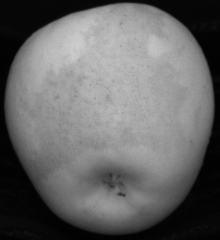
#> input picture asset/second_task/C0_000005.png, 220 x 240 px, found by its file name
$ python second_task.py
#> lines starting #> are read from the running program, lines starting #| are printed output that depends on the picture; after the words box and inside, x2 and y2 are one past the last pixel; in counts of white or black regions, pixels touching at a corner belong together; long printed decimals are rounded
from enum import Enum
import cv2
from cv2 import pointPolygonTest
from cv2 import COVAR_NORMAL
import numpy as np
from matplotlib import pyplot as plt
from colorthief import ColorThief

class ColorSpace(Enum):
    RGB=0
    LUV=1
    HSL=2

class Image_num(Enum):
    IMG4=0
    IMG5=1

IMAGE=Image_num.IMG5

if(IMAGE==Image_num.IMG4):
    imgpath_ir="./asset/second_task/C0_000004.png"
    imgpath_col="./asset/second_task/C1_000004.png"
    X_MIN = 124
    X_MAX = 135
    Y_MIN = 94
    Y_MAX = 105

elif(IMAGE==Image_num.IMG5):
    imgpath_ir="./asset/second_task/C0_000005.png"
    imgpath_col="./asset/second_task/C1_000005.png"
    X_MIN = 139
    X_MAX = 144
    Y_MIN = 152
    Y_MAX = 157

COLOR_SPACE=ColorSpace.RGB


image=cv2.imread(imgpath_ir,cv2.IMREAD_GRAYSCALE)
#> image is the input picture: shape (240, 220); min 1, max 208, mean 102.8
img = cv2.imread(imgpath_col)
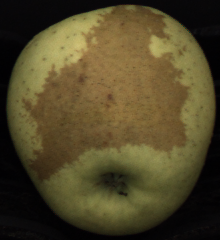
#> input picture asset/second_task/C1_000005.png, 220 x 240 px, found by its file name
#> img is the input picture: shape (240, 220, 3); mean B, G, R 40.3, 70.6, 80.5
final_img=img.copy()

t_image=cv2.adaptiveThreshold(image,255,cv2.ADAPTIVE_THRESH_GAUSSIAN_C,cv2.THRESH_BINARY_INV,11,2)
#> t_image: shape (240, 220); 22.3% white in thin lines or dots
kernel_opcl=cv2.getStructuringElement(cv2.MORPH_CROSS,(3,3))
opened=cv2.morphologyEx(t_image,cv2.MORPH_OPEN,kernel_opcl)
#> opened: shape (240, 220); 8.8% white; 190 white regions (178 under 20 px)

contours,hier=cv2.findContours(opened,cv2.RETR_TREE,cv2.CHAIN_APPROX_SIMPLE)
#> contours = 194 contours, 188 with area under 20; largest, box (x1, y1, x2, y2) and area: (0, 0, 219, 239) 40930, (3, 2, 215, 236) 38588, (102, 180, 115, 189) 34, (105, 95, 114, 104) 22, (156, 30, 164, 38) 22, (116, 192, 126, 197) 20
contours=list(contours)
contours.sort(key=cv2.contourArea,reverse=True)
blank=np.zeros(image.shape,np.uint8)
blank2=np.zeros(image.shape,np.uint8)
cv2.drawContours(blank,contours,1,(255,255,255),-1)
#> blank: shape (240, 220); 73.7% white; 1 black region, box (x1, y1, x2, y2) and area: (0, 0, 220, 240) 13891
cv2.drawContours(blank2,contours,1,(255,255,255),28)
#> blank2: shape (240, 220); 33% white; 1 white region, box (x1, y1, x2, y2) and area: (0, 0, 220, 240) 17439

kernel_opcl=cv2.getStructuringElement(cv2.MORPH_RECT,(5,5))
mask=cv2.morphologyEx(blank,cv2.MORPH_OPEN,kernel_opcl)
#> mask: shape (240, 220); 73.7% white; 1 black region, box (x1, y1, x2, y2) and area: (0, 0, 220, 240) 13893

masked=cv2.bitwise_and(img,img,mask=mask)

plt.imshow(masked,vmin=0, vmax=255)
plt.show()

# converting to LAB color space
lab= cv2.cvtColor(masked, cv2.COLOR_BGR2LAB)
#> lab: shape (240, 220, 3); mean of channels 0, 1, 2 75, 127.4, 146.7
l_channel, a, b = cv2.split(lab)
# Applying CLAHE to L-channel
clahe = cv2.createCLAHE(clipLimit=5.0, tileGridSize=(9,9))
cl = clahe.apply(l_channel)
# merge the CLAHE enhanced L-channel with the a and b channel
limg = cv2.merge((cl,a,b))
#> limg: shape (240, 220, 3); mean of channels 0, 1, 2 94.5, 127.4, 146.7
# Converting image from LAB Color model to BGR color spcae
enhanced_img = cv2.cvtColor(limg, cv2.COLOR_LAB2BGR)
# Stacking the original image with the enhanced image
result = np.hstack((masked, enhanced_img))
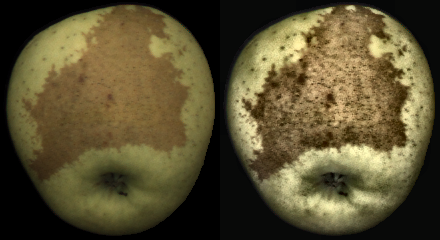
#> result: shape (240, 440, 3); mean B, G, R 48.3, 79.5, 89.3
masked=enhanced_img.copy()


ch1=0
ch2=0
ch3=0
counter=0
for i in range(Y_MIN, Y_MAX):
    for j in range(X_MIN, X_MAX):
        counter=counter+1
        ch1=ch1+masked[i,j][0]
        ch2=ch2+masked[i,j][1]
        ch3=ch3+masked[i,j][2]
        final_img[i,j] = [255,255,255]
#> after the loop, ch1 = 4320; ch2 = 5875; ch3 = 6047; counter = 25
mean_ch1=ch1/counter
#> mean_ch1 = 172.8
mean_ch2=ch2/counter
#> mean_ch2 = 235
mean_ch3=ch3/counter
#> mean_ch3 = 241.9
mymean=np.array([mean_ch1,mean_ch2,mean_ch3])
#> mymean = [172.8, 235, 241.9]
color_pixel = np.zeros((1,1,3), dtype="uint8")
color_pixel[0][0][0] = mymean[0]
color_pixel[0][0][1] = mymean[1]
color_pixel[0][0][2] = mymean[2]


if (COLOR_SPACE==ColorSpace.RGB):
    mymean=cv2.cvtColor(color_pixel, cv2.COLOR_BGR2RGB)[0][0]
    masked = cv2.cvtColor(masked, cv2.COLOR_BGR2RGB)
elif (COLOR_SPACE==ColorSpace.LUV):
    mymean=cv2.cvtColor(color_pixel, cv2.COLOR_BGR2Luv)[0][0]
    masked = cv2.cvtColor(masked, cv2.COLOR_BGR2Luv)
elif (COLOR_SPACE==ColorSpace.HSL):
    mymean=cv2.cvtColor(color_pixel, cv2.COLOR_BGR2HLS)[0][0]
    masked = cv2.cvtColor(masked, cv2.COLOR_BGR2HLS)


# CREATE COVAR MATRIX
cropped_selection = masked[Y_MIN:Y_MAX,X_MIN:X_MAX]

cropped_selection=cv2.medianBlur(cropped_selection, 9)


fc,sc,tc=cv2.split(cropped_selection)
#> fc = [[247, 247, 247, 247, 247], [244, 244, 247, 247, 247], [242, 244, 244, 247, 247], [241, 242, 244, 247, 247], [241, 241, 242, 244, 247]]; sc = [[239, 239, 239, 239, 239], [237, 237, 239, 239, 239], [235, 237, 237, 239, 239], [234, 235, 237, 239, 239], [234, 234, 235, 237, 240]]; tc = [[178, 179, 179, 179, 179], [175, 175, 179, 179, 179], [171, 175, 175, 179, 179], [170, 171, 175, 178, 179], [170, 170, 171, 175, 179]]
fc_flat=fc.flatten()
#> fc_flat = 25 values, max 247 at index 0, min 241 at index 15, mean 245
sc_flat=sc.flatten()
#> sc_flat = 25 values, max 240 at index 24, min 234 at index 15, mean 237.5
tc_flat=tc.flatten()
#> tc_flat = 25 values, max 179 at index 1, min 170 at index 15, mean 175.9

flattened=np.array([fc_flat,sc_flat,tc_flat])
print(flattened.shape)
#| (3, 25)
covar,mean_out=cv2.calcCovarMatrix(flattened, mean=mymean, flags=cv2.COVAR_ROWS)
#> covar = [[16267, 11498.7, -27765.7], [11498.7, 8135.3, -19634], [-27765.7, -19634, 47399.7]]
print(covar)
#| [[ 16267.          11498.667 -27765.667]
#|  [ 11498.667   8135.333 -19634.        ]
#|  [-27765.667 -19634.          47399.667]]
print(np.linalg.det(covar))
#| 1.2892875626372587e-06

# INVERT COVAR MATRIX
u,s,v=np.linalg.svd(covar, full_matrices=True)
#> u = [[-0.476, 0.663, 0.577], [-0.337, -0.744, 0.577], [0.813, 0.0805, 0.577]]; s = [71797.1, 4.94, 6.58e-12]; v = [[-0.476, -0.337, 0.813], [0.663, -0.744, 0.0805], [0.577, 0.577, 0.577]]
inv_cov=np.dot(v.transpose(),np.dot(np.diag(s**-1),u.transpose()))
#> inv_cov = [[5.07e+10, 5.07e+10, 5.07e+10], [5.07e+10, 5.07e+10, 5.07e+10], [5.07e+10, 5.07e+10, 5.07e+10]]
print(inv_cov)
#| [[5.06830535e+10 5.06830535e+10 5.06830535e+10]
#|  [5.06830535e+10 5.06830535e+10 5.06830535e+10]
#|  [5.06830535e+10 5.06830535e+10 5.06830535e+10]]

# CALC MAHALANOBIS DISTANCE FOR EACH PIXEL
mymean=mymean.astype(np.float32)
masked=masked.astype(np.float32)
inv_cov=inv_cov.astype(np.float32)
dist=np.zeros((masked.shape[0],masked.shape[1]),np.double)
for i, c in enumerate(masked):
    for j, k in enumerate(masked[i]):
        dist[i,j]=cv2.Mahalanobis(masked[i][j],mymean,inv_cov)
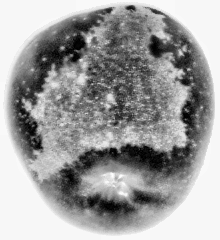
#> dist: shape (240, 220) float64; min 0, max 144307668.2, mean 90208584.6; drawn with min black and max white


max_dist=np.max(dist)
#> max_dist = 144307668.2
min_dist=np.min(dist)
#> min_dist = 0
#plt.imshow(dist, cmap='twilight',vmin=min_dist, vmax=max_dist)
#plt.show()

OldRange = (max_dist - min_dist)
#> OldRange = 144307668.2

map_fcn=lambda x:np.uint8(((x - min_dist) * 255) / OldRange)
mapped_dist=map_fcn(dist)
mapped_dist=cv2.applyColorMap(mapped_dist,cv2.COLORMAP_TWILIGHT)
#> mapped_dist: shape (240, 220, 3)
cv2.imshow("We fratm", mapped_dist)
cv2.waitKey(0)

# From here inrange function to capture the russet

# inRange function works only on HSV images
mapped_dist = cv2.cvtColor(mapped_dist, cv2.COLOR_BGR2HSV)
#> mapped_dist: shape (240, 220, 3); mean H, S, V 133.8, 111.8, 164.8

# lower mask (0-10)
lower_red = np.array([0,50,50])
upper_red = np.array([10,255,255])
mask0 = cv2.inRange(mapped_dist, lower_red, upper_red)
#> mask0: shape (240, 220); 8.1% white in thin lines or dots

# upper mask (170-180)
lower_red = np.array([140,50,50])
upper_red = np.array([180,255,255])
mask1 = cv2.inRange(mapped_dist, lower_red, upper_red)
#> mask1: shape (240, 220); 34% white; 152 white regions (147 under 20 px), largest, box (x1, y1, x2, y2) and area: (8, 5, 214, 232) 17278, (97, 77, 117, 89) 77, (177, 45, 187, 58) 59, (98, 63, 105, 69) 21, (118, 78, 125, 83) 21

# join my masks
mask = mask0+mask1
#> mask: shape (240, 220); 42.1% white; 118 white regions (113 under 20 px), largest, box (x1, y1, x2, y2) and area: (6, 4, 215, 234) 21616, (97, 77, 117, 89) 83, (177, 45, 187, 58) 70, (98, 63, 105, 69) 21, (118, 78, 125, 83) 21

# set my output img to zero everywhere except my mask
output_img = mapped_dist.copy()
output_img[np.where(mask==0)] = 0
#> output_img: shape (240, 220, 3); mean H, S, V 53.9, 72, 49.9
cv2.imshow("Ranged",output_img)
cv2.waitKey(0)

output_img[np.where(blank2==255)]=0
#> output_img: shape (240, 220, 3); mean H, S, V 38.7, 51.1, 34
cv2.imshow("Masked",output_img)
cv2.waitKey(0)

output_img = cv2.cvtColor(output_img, cv2.COLOR_BGR2GRAY)
#> output_img: shape (240, 220)

retval,output_img=cv2.threshold(output_img,1,255,cv2.THRESH_BINARY)
#> output_img: shape (240, 220); 29.6% white; 118 white regions (109 under 20 px), largest, box (x1, y1, x2, y2) and area: (22, 17, 194, 198) 12160, (76, 160, 184, 220) 2511, (71, 204, 111, 221) 192
cv2.imshow("aaaaaaaaaaaaa",output_img)
cv2.waitKey(0)

kernel_dil=cv2.getStructuringElement(cv2.MORPH_CROSS,(3,3))
output_img=cv2.dilate(output_img,kernel_dil,iterations=1)
#> output_img: shape (240, 220); 37.4% white; 33 white regions (19 under 20 px), largest, box (x1, y1, x2, y2) and area: (21, 16, 195, 222) 15877, (72, 159, 185, 222) 3082, (22, 50, 38, 76) 203
cv2.imshow("aaaaaaaaaaaaa",output_img)
cv2.waitKey(0)


kernel = np.ones((2,2),np.uint8)
output_img = cv2.erode(output_img,kernel,iterations = 2)
#> output_img: shape (240, 220); 28.7% white; 33 white regions (27 under 20 px)
cv2.imshow("aaaaaaaaaaaaa",output_img)
cv2.waitKey(0)

contours,hier=cv2.findContours(output_img,cv2.RETR_TREE,cv2.CHAIN_APPROX_SIMPLE)
#> contours = 74 contours, 45 with area under 20; largest, box (x1, y1, x2, y2) and area: (23, 18, 195, 198) 15929, (82, 20, 155, 128) 3519, (78, 162, 184, 221) 2470, (127, 22, 145, 37) 158, (103, 172, 117, 188) 154
contours=list(contours)
contours.sort(key=cv2.contourArea,reverse=True)
blank=np.zeros(image.shape,np.uint8)

img_hsv = cv2.cvtColor(img, cv2.COLOR_BGR2HSV)
#> img_hsv: shape (240, 220, 3); mean H, S, V 45.8, 111.1, 80.7
good_contours=[]

for i,c in enumerate(contours):
    if(cv2.contourArea(c)<350):
        continue

    blank=np.zeros(image.shape,np.uint8)
    cv2.drawContours(blank,contours,i,(255,255,255),-1)
    locs = np.where(blank == 255)
    h,s,v=cv2.split(img_hsv)
    pixels = h[locs]
    mean_h=np.mean(pixels)
    print(mean_h)
    if(mean_h<23):
        good_contours.append(c)
#> this loop made 74 passes
#> (locs, mean_h) on passes 1 to 3: (16320 positions, rows 18 to 197, columns 23 to 194, 19.3), (3833 positions, rows 20 to 127, columns 82 to 154, 19.04), (2639 positions, rows 162 to 220, columns 78 to 183, 28.82)
#> c on pass 60: [[97, 98], [96, 99], [98, 99], [98, 98]]
#| 19.298
#| 19.038
#| 28.819
#> pass 1, `h,s,v=cv2.split(img_hsv)`:
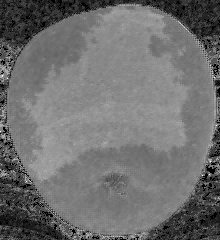
#> s: shape (240, 220); min 0, max 255, mean 111.1
#> after the loop:
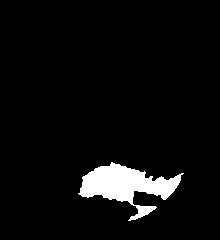
#> blank: shape (240, 220); 5% white; 1 white region
#> after the loop, good_contours = 2 contours; box (x1, y1, x2, y2) and area: (23, 18, 195, 198) 15929, (82, 20, 155, 128) 3519

blank=np.zeros(image.shape,np.uint8)
print(len(good_contours))
#| 2
for i,c in enumerate(good_contours):
    cv2.drawContours(blank,good_contours,i,(255,255,255),-1)
#> this loop made 2 passes
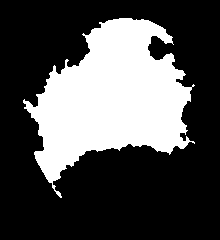
#> blank: shape (240, 220); 30.9% white; 1 white region


contours,hier=cv2.findContours(blank,cv2.RETR_TREE,cv2.CHAIN_APPROX_SIMPLE)
#> contours = 1 contour; box (x1, y1, x2, y2) and area: (23, 18, 195, 198) 15929
cv2.drawContours(img,contours,-1,(0,0,255),3)
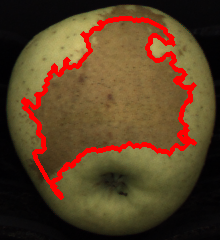
#> img: shape (240, 220, 3); 6.8% of pixels changed, all inside (x1, y1, x2, y2) = (21, 16, 197, 200)
cv2.imshow("final image",img)
cv2.waitKey(0)
